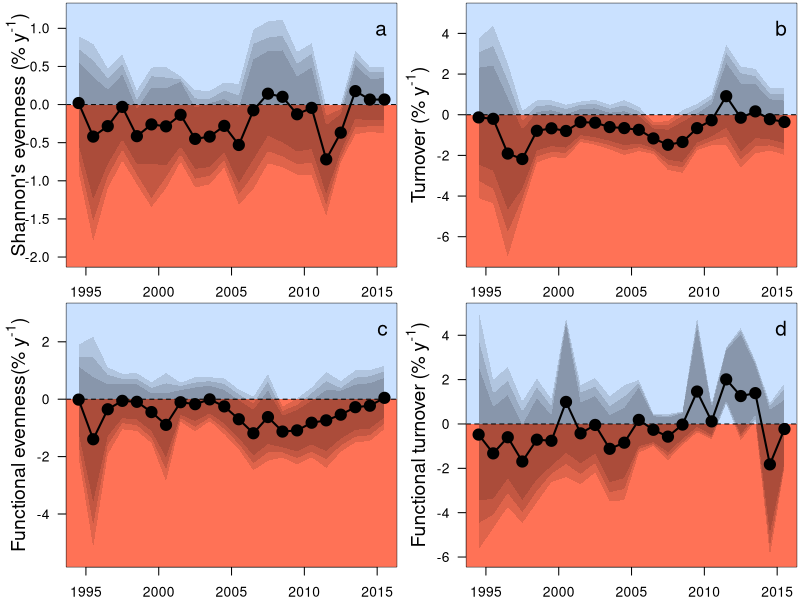

Write the R code that produced this figure.
##Set working directory
setwd("C:/Users/elwel/OneDrive/Desktop/aquatic_data/git/EuroAquaticMacroInverts")

# attach data
MA <- read.csv("outputs/movingAve_YrEsts.csv")
MA$meanYr <- (MA$StartYear+ 4.5)
head(MA)
unique(MA$Response)

tiff(filename = "plots/Fig3_movingWindow/MovingAverages_extra.tiff", width = 8, height = 6.5, units = 'in', res = 600, compression = 'lzw')
par(mfrow=c(2,2),mar=c(2,4,0.2,0.2))

#### Shannon's Evenness #####
SR <- subset(MA, Response == "E10")
st <-(SR[1:(nrow(SR)),3:12])*100
sr <- cbind(SR$StartYear, SR$site_num, SR$meanYr, st)
names(sr)[names(sr) == 'SR$StartYear'] <- 'StartYear'
names(sr)[names(sr) == 'SR$site_num'] <- 'site_num'
names(sr)[names(sr) == 'SR$meanYr'] <- 'meanYr'
#select yrs with enough sites to be representative
#SRs <- sr[ which(sr$site_num >=100), ]
SRs <- sr[ which(sr$StartYear >1989 & sr$StartYear <2012), ]
#SRs <- sr[ which(sr$StartYear >=1980), ] #this is min 5 countries

plot(SRs$Estimate~SRs$meanYr,ylab="", cex=1.5, xlab="", type="n", las=1, ylim=c(-2,1.2), xlim=c(1994.5,2015.5))#ylim=c(-0.8,2.55))
title(ylab=expression(paste("Shannon's evenness (% y"^"-1", ")")), line=2,cex.lab=1.4)
#title(xlab="Mean year of moving window", line=2,cex.lab=1.3)
polygon(x = c(0, 0, 2040, 2040), y = c(-100, 0, 0, -100), col ="coral1", border = NA)
polygon(x = c(0, 0, 2040, 2040), y = c(100, 0, 0, 100), col ="lightsteelblue1", border = NA)
abline(h=0,lty=2)
polygon(x = c(SRs$meanYr,rev(SRs$meanYr)), y = c(SRs$Q2.5,rev(SRs$Q97.5)),col="#00000020", border = NA)
polygon(x = c(SRs$meanYr,rev(SRs$meanYr)), y = c(SRs$Q5,rev(SRs$Q95)), col ="#00000020", border = NA)
polygon(x = c(SRs$meanYr,rev(SRs$meanYr)), y = c(SRs$Q10,rev(SRs$Q90)), col ="#00000020", border = NA)
#box(lwd=2)
points(SRs$Estimate~SRs$meanYr, pch=21,bg=1,cex=1.8)#pch="-",
points(SRs$Estimate~SRs$meanYr,type="l",lwd=2)
legend("topright", bty="n", legend="a",cex=1.5)

#plot for turnover
unique(MA$Response)
SR <- subset(MA, Response == "turnover")
ave_turnover <- 0.542933401
st <-(SR[1:(nrow(SR)),3:12]/ave_turnover)*100
sr <- cbind(SR$StartYear, SR$site_num, SR$meanYr, st)
names(sr)[names(sr) == 'SR$StartYear'] <- 'StartYear'
names(sr)[names(sr) == 'SR$site_num'] <- 'site_num'
names(sr)[names(sr) == 'SR$meanYr'] <- 'meanYr'
#select yrs with enough sites to be representative
SRs <- sr[ which(sr$StartYear >1989 & sr$StartYear <2012), ]

plot(SRs$Estimate~SRs$meanYr,ylab="", cex=1.5, xlab="", type="n", las=1, ylim=c(-7,5), xlim=c(1994.5,2015.5)) #ylim=c(-0.57,0.4))
title(ylab=expression(paste("Turnover (% y"^"-1", ")")), line=2,cex.lab=1.4)
title(xlab="Mean year of moving window", line=2.4,cex.lab=1.3)
polygon(x = c(0, 0, 2040, 2040), y = c(-100, 0, 0, -100), col ="coral1", border = NA)
polygon(x = c(0, 0, 2040, 2040), y = c(100, 0, 0, 100), col ="lightsteelblue1", border = NA)
abline(h=0,lty=2)
polygon(x = c(SRs$meanYr,rev(SRs$meanYr)), y = c(SRs$Q2.5,rev(SRs$Q97.5)),col="#00000020", border = NA)
polygon(x = c(SRs$meanYr,rev(SRs$meanYr)), y = c(SRs$Q5,rev(SRs$Q95)), col ="#00000020", border = NA)
polygon(x = c(SRs$meanYr,rev(SRs$meanYr)), y = c(SRs$Q10,rev(SRs$Q90)), col ="#00000020", border = NA)
points(SRs$Estimate~SRs$meanYr, pch=21,bg=1,cex=1.8)#pch="-",
points(SRs$Estimate~SRs$meanYr,type="l",lwd=2)
legend("topright", bty="n", legend="b",cex=1.5)

#### Func evenness #####
SR <- subset(MA, Response == "FEve")
ave_FEve <- 0.517910888
st <-(SR[1:(nrow(SR)),3:12]/ave_FEve)*100
sr <- cbind(SR$StartYear, SR$site_num, SR$meanYr, st)
names(sr)[names(sr) == 'SR$StartYear'] <- 'StartYear'
names(sr)[names(sr) == 'SR$site_num'] <- 'site_num'
names(sr)[names(sr) == 'SR$meanYr'] <- 'meanYr'
#select yrs with enough sites to be representative
SRs <- sr[ which(sr$StartYear >1989 & sr$StartYear <2012), ]

plot(SRs$Estimate~SRs$meanYr,ylab="", cex=1.5, xlab="", type="n", las=1, ylim=c(-5.5,3), xlim=c(1994.5,2015.5)) #ylim=c(-0.57,0.4))
title(ylab=expression(paste("Functional evenness(% y"^"-1", ")")), line=2,cex.lab=1.4)
title(xlab="Mean year of moving window", line=2.4,cex.lab=1.3)
polygon(x = c(0, 0, 2040, 2040), y = c(-100, 0, 0, -100), col ="coral1", border = NA)
polygon(x = c(0, 0, 2040, 2040), y = c(100, 0, 0, 100), col ="lightsteelblue1", border = NA)
abline(h=0,lty=2)
polygon(x = c(SRs$meanYr,rev(SRs$meanYr)), y = c(SRs$Q2.5,rev(SRs$Q97.5)),col="#00000020", border = NA)
polygon(x = c(SRs$meanYr,rev(SRs$meanYr)), y = c(SRs$Q5,rev(SRs$Q95)), col ="#00000020", border = NA)
polygon(x = c(SRs$meanYr,rev(SRs$meanYr)), y = c(SRs$Q10,rev(SRs$Q90)), col ="#00000020", border = NA)
points(SRs$Estimate~SRs$meanYr, pch=21,bg=1,cex=1.8)#pch="-",
points(SRs$Estimate~SRs$meanYr,type="l",lwd=2)
legend("topright", bty="n", legend="c",cex=1.5)

#### Func turnover #####
SR <- subset(MA, Response == "F_to")
st <-((exp(SR[1:(nrow(SR)),3:12])-1)*100)
sr <- cbind(SR$StartYear, SR$site_num, SR$meanYr, st)
names(sr)[names(sr) == 'SR$StartYear'] <- 'StartYear'
names(sr)[names(sr) == 'SR$site_num'] <- 'site_num'
names(sr)[names(sr) == 'SR$meanYr'] <- 'meanYr'
#select yrs with enough sites to be representative
SRs <- sr[ which(sr$StartYear >1989 & sr$StartYear <2012), ]

plot(SRs$Estimate~SRs$meanYr,ylab="", cex=1.5, xlab="", type="n", las=1, ylim=c(-6,5), xlim=c(1994.5,2015.5)) #ylim=c(-0.57,0.4))
title(ylab=expression(paste("Functional turnover (% y"^"-1", ")")), line=2,cex.lab=1.4)
title(xlab="Mean year of moving window", line=2.4,cex.lab=1.3)
polygon(x = c(0, 0, 2040, 2040), y = c(-100, 0, 0, -100), col ="coral1", border = NA)
polygon(x = c(0, 0, 2040, 2040), y = c(100, 0, 0, 100), col ="lightsteelblue1", border = NA)
abline(h=0,lty=2)
polygon(x = c(SRs$meanYr,rev(SRs$meanYr)), y = c(SRs$Q2.5,rev(SRs$Q97.5)),col="#00000020", border = NA)
polygon(x = c(SRs$meanYr,rev(SRs$meanYr)), y = c(SRs$Q5,rev(SRs$Q95)), col ="#00000020", border = NA)
polygon(x = c(SRs$meanYr,rev(SRs$meanYr)), y = c(SRs$Q10,rev(SRs$Q90)), col ="#00000020", border = NA)
points(SRs$Estimate~SRs$meanYr, pch=21,bg=1,cex=1.8)#pch="-",
points(SRs$Estimate~SRs$meanYr,type="l",lwd=2)
legend("topright", bty="n", legend="d",cex=1.5)

dev.off()


####
#####################
###############################################
################################################
